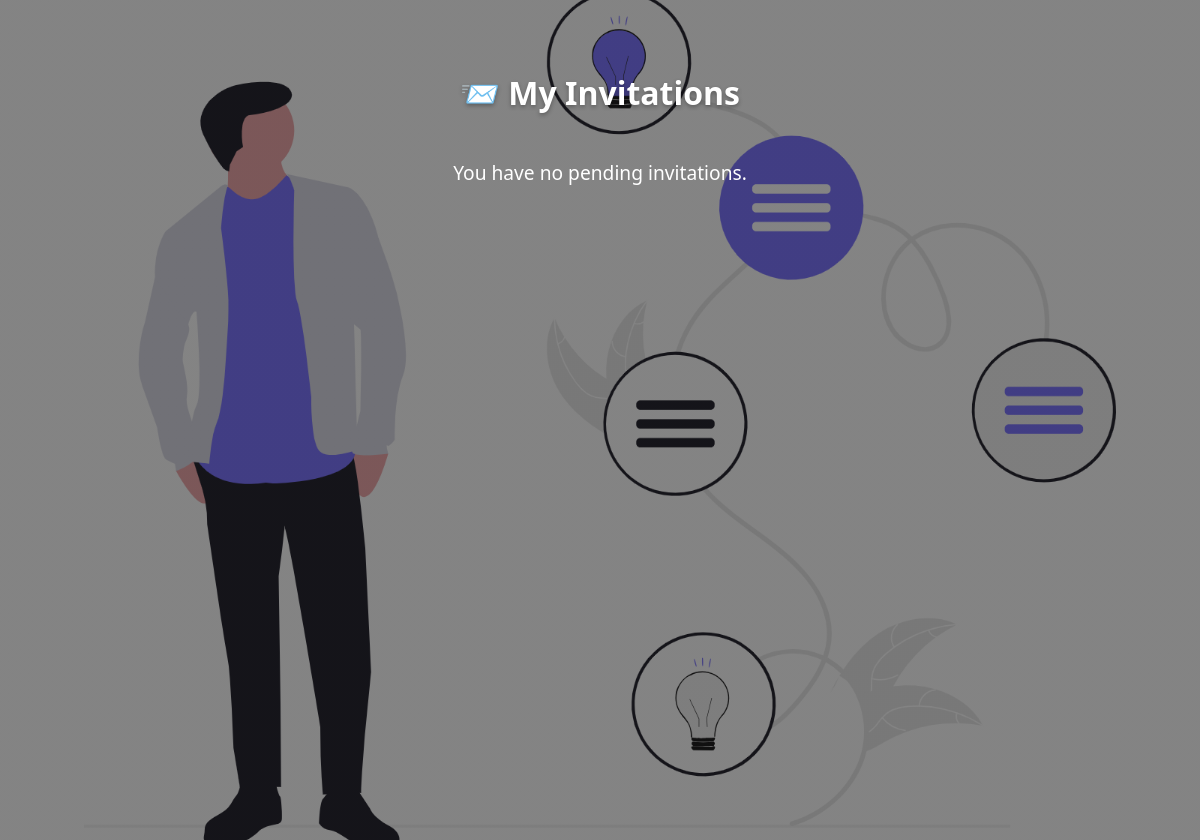
/my-invitations/ (signed in), run on an earlier commit of the app's database.
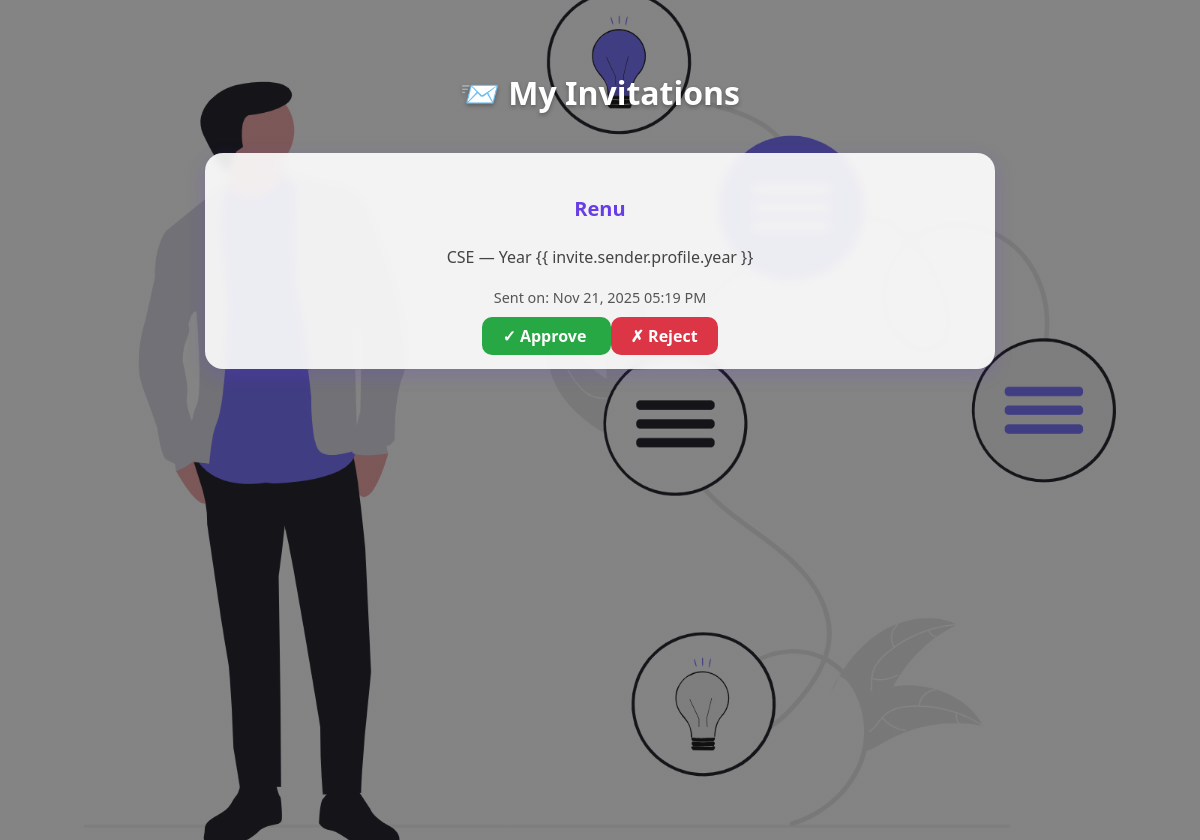
And on a later commit of the database.
### accounts/models.py (models this page shows, shortened)
class Invitation(models.Model):
    STATUS_CHOICES = (
        ("pending", "Pending"),
        ("approved", "Approved"),
        ("rejected", "Rejected"),
    )
    sender = models.ForeignKey(
        User,
        related_name="sent_invitations",
        on_delete=models.CASCADE
    )
    receiver = models.ForeignKey(
        User,
        related_name="received_invitations",
        on_delete=models.CASCADE
    )
    status = models.CharField(
        max_length=10,
        choices=STATUS_CHOICES,
        default="pending"
    )
    created_at = models.DateTimeField(auto_now_add=True)
    class Meta:
        unique_together = ('sender', 'receiver')  # 🔥 Prevent duplicate invites

class Profile(models.Model):
    user = models.OneToOneField(User, on_delete=models.CASCADE)
    name = models.CharField(max_length=100)
    skills = models.TextField()
    interests = models.TextField()
    year = models.CharField(max_length=20)
    branch = models.CharField(max_length=50)
    gender = models.CharField(max_length=20)
    contact_number = models.CharField(max_length=15, blank=True, null=True)

### accounts/views.py (the view)
# urls.py: path("my-invitations/", views.my_invitations, name="my_invitations"),
@login_required
def my_invitations(request):
    invites = Invitation.objects.filter(receiver=request.user)
    return render(request, "matching/invitations.html", {"invites": invites})

### matching/context_processors.py (called while the page is built)
def invite_count(request):
    if request.user.is_authenticated:
        return {
            "invite_count": Invitation.objects.filter(
                receiver=request.user,
                status="pending"
            ).count()
        }
    return {"invite_count": 0}

### matching/templates/matching/invitations.html (shortened to what this page needs)
{% load static %}
<link rel="stylesheet" href="{% static 'css/peerfinder.css' %}" />
<div class="invitation-page">
  <div class="container">
    <h2 class="page-title">📨 My Invitations</h2>
    {% if invites %} {% for invite in invites %}
    <div class="invite-card">
      <p class="invite-name">{{ invite.sender.profile.name }}</p>
      <p class="invite-branch">
        {{ invite.sender.profile.branch }} — Year {{ invite.sender.profile.year
        }}
      </p>
      <p class="invite-date">
        Sent on: {{ invite.created_at|date:"M d, Y h:i A" }}
      </p>
      <div class="d-flex invite-buttons mt-3">
        <a
          href="{% url 'approve_invitation' invite.id %}"
          class="btn-approve me-2"
        >
          ✓ Approve
        </a>
        <a href="{% url 'reject_invitation' invite.id %}" class="btn-reject">
          ✗ Reject
        </a>
      </div>
    </div>
    {% endfor %} {% else %}
    <p class="no-data">You have no pending invitations.</p>
    {% endif %}
  </div>
</div>

What changed in the data, as far as the page shows it:
added Invitation: sender.profile.name "Renu", sender.profile.branch "CSE", created_at "Nov 21, 2025 05:19 PM"
Also different on the page:
text no longer shown: "You have no pending invitations."
